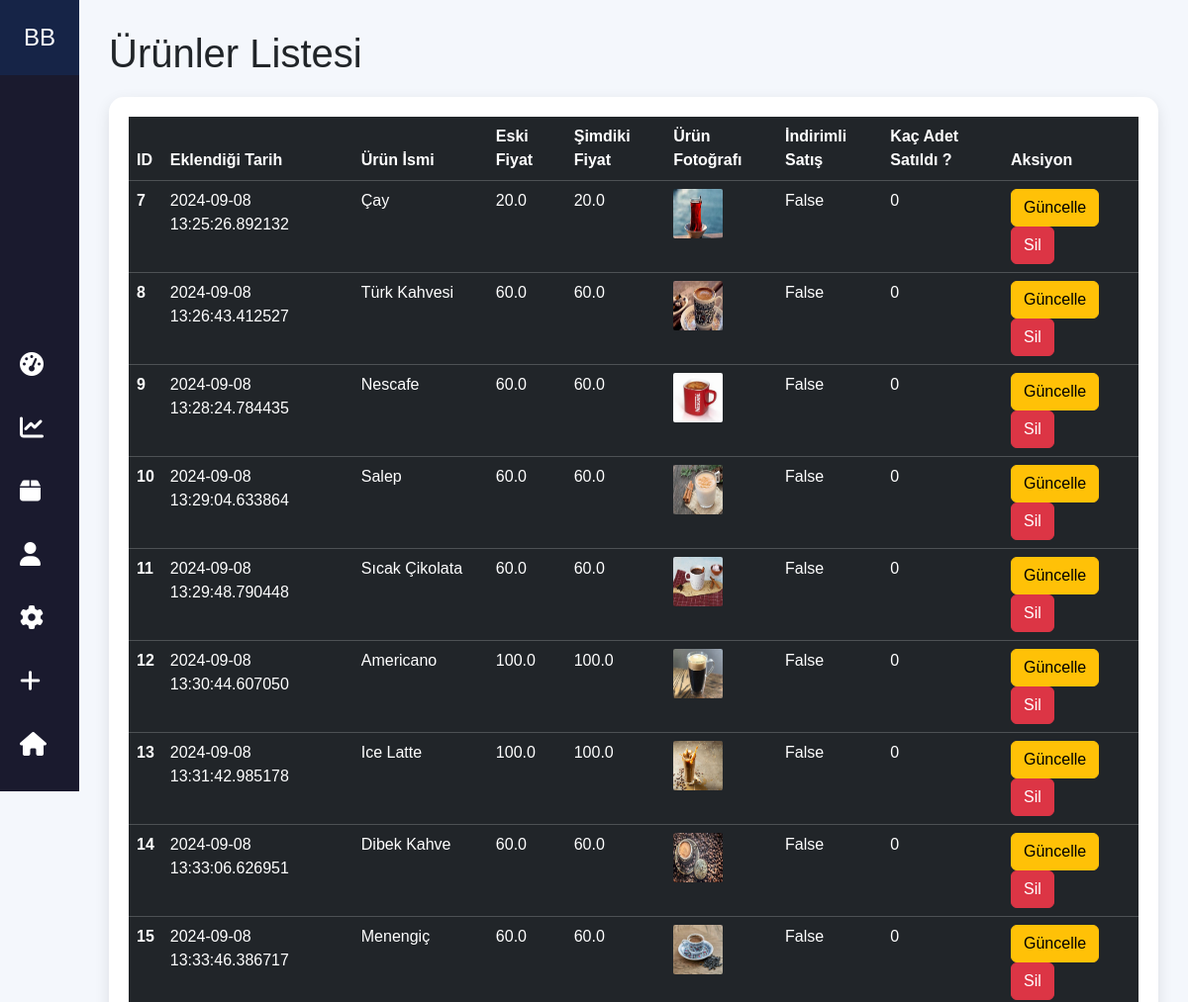
Page /shop-items (signed in, upper part) on the earlier database version.
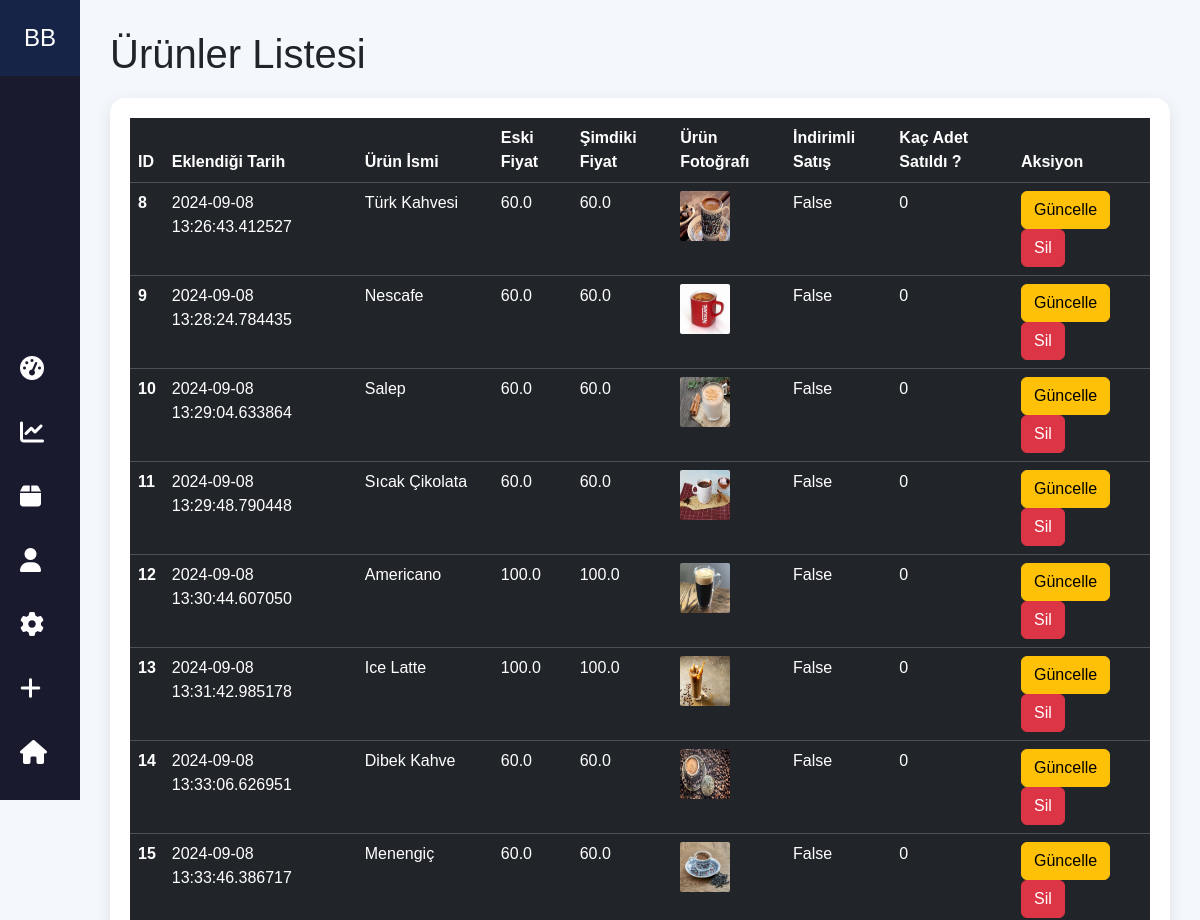
Same page on the later database version.
### website/models.py (models this page shows, shortened)
class Product(db.Model):
    id = db.Column(db.Integer, primary_key=True)
    product_name = db.Column(db.String(100), nullable=False)
    current_price = db.Column(db.Float, nullable=False)
    previous_price = db.Column(db.Float, nullable=False)
    in_stock = db.Column(db.Integer, nullable=False)
    product_picture = db.Column(db.String(1000), nullable=False)
    flash_sale = db.Column(db.Boolean, default=False)
    date_added = db.Column(db.DateTime, default=datetime.utcnow)
    salad = db.Column(db.Boolean, default=False)
    main = db.Column(db.Boolean, default=False)
    colddrink = db.Column(db.Boolean, default=False)
    hotdrink = db.Column(db.Boolean, default=False)
    desert = db.Column(db.Boolean, default=False)
    sneak = db.Column(db.Boolean, default=False)
    Solded = db.Column(db.Integer, default=0)
    carts = db.relationship('Cart', backref=db.backref('product', lazy=True))
    orders = db.relationship('Order', backref=db.backref('product', lazy=True))

### website/admin.py (the view)
@admin.route('/shop-items', methods=['GET', 'POST'])
@login_required
def shop_items():
    if current_user.id == 6:
        items = Product.query.order_by(Product.date_added).all()
        return render_template('shop_items.html', items=items)
    return render_template('404.html')

### website/templates/shop_items.html (shortened to what this page needs)
<!DOCTYPE html>
<html lang="tr">
<head>
    <link href="https://cdn.jsdelivr.net/npm/bootstrap@5.3.1/dist/css/bootstrap.min.css" rel="stylesheet">
</head>
<body>
    <div class="sidebar" id="sidebar">
        <div class="logo" id="logo">BB</div>
        <ul>
            <li>
                <a href="#" class="nav-link">
                    <i class="fas fa-tachometer-alt"></i>
                </a>
            </li>
            <li>
                <a href="#" class="nav-link">
                    <i class="fas fa-chart-line"></i>
                </a>
            </li>
            <li>
                <a href="/shop-items" class="nav-link">
                    <i class="fas fa-box"></i>
                </a>
            </li>
            <li>
                <a href="#" class="nav-link">
                    <i class="fas fa-user"></i>
                </a>
            </li>
            <li>
                <a href="#" class="nav-link">
                    <i class="fas fa-cog"></i>
                </a>
            </li>
            <li>
                <a href="/add-shop-items" class="nav-link">
                    <i class="fas fa-plus"></i>
                </a>
            </li>
            <li>
                <a href="/admin-page" class="nav-link">
                    <i class="fas fa-home"></i>
                </a>
            </li>
        </ul>
    </div>
    <div class="main-content" id="main-content">
        <h1>Ürünler Listesi</h1>
        <div class="table-container">
            {% if items | length < 1 %}
            <h3 style="color: black;">No Shop Items </h3>
            {% else %}
            <table class="table table-dark table-hover">
                <thead>
                    <tr>
                        <th scope="col">ID</th>
                        <th scope="col">Eklendiği Tarih</th>
                        <th scope="col">Ürün İsmi</th>
                        <th scope="col">Eski Fiyat</th>
                        <th scope="col">Şimdiki Fiyat</th>
                        <th scope="col">Ürün Fotoğrafı</th>
                        <th scope="col">İndirimli Satış</th>
                        <th scope="col">Kaç Adet Satıldı ?</th>
                        <th scope="col">Aksiyon</th>
                    </tr>
                </thead>
                <tbody>
                    {% for item in items %}
                    <tr>
                        <th scope="row">{{ item.id }}</th>
                        <td>{{ item.date_added }}</td>
                        <td>{{ item.product_name }}</td>
                        <td>{{ item.previous_price }}</td>
                        <td>{{ item.current_price }}</td>
                        <td><img src="{{ item.product_picture }}" alt="" style="height: 50px; width: 50px; border-radius: 2px;"></td>
                        <td>{{ item.flash_sale }}</td>
                        <td>{{ item.Solded }}</td>
                        <td>
                            <a href="/update-item/{{ item.id }}" class="btn btn-warning">Güncelle</a>
                            <a href="/delete-item/{{ item.id }}" class="btn btn-danger">Sil</a>
                        </td>
                    </tr>
                    {% endfor %}
                </tbody>
            </table>
            {% endif %}
        </div>
    </div>
</body>
</html>

Differences in the rows shown:
removed Product: id "7", date_added "2024-09-08 13:25:26.892132", product_name "Çay", previous_price "20.0", current_price "20.0", product_picture (picture), flash_sale "False", Solded "0"
